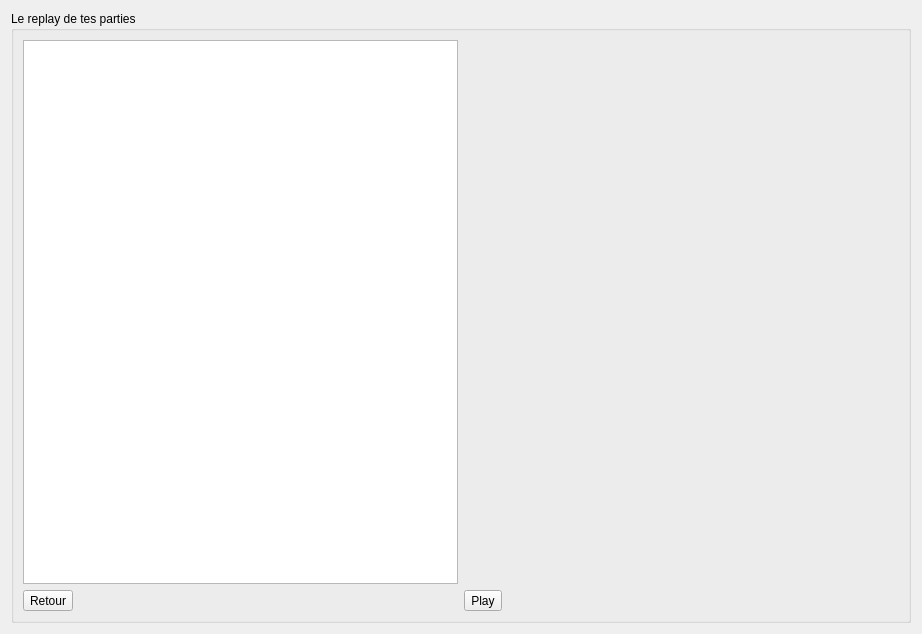
<?xml version="1.0" encoding="UTF-8"?>
<ui version="4.0">
 <class>ReplayWidget</class>
 <widget class="QWidget" name="ReplayWidget">
  <property name="geometry">
   <rect>
    <x>0</x>
    <y>0</y>
    <width>922</width>
    <height>634</height>
   </rect>
  </property>
  <property name="windowTitle">
   <string>Form</string>
  </property>
  <layout class="QHBoxLayout" name="horizontalLayout">
   <item>
    <widget class="QGroupBox" name="groupBox">
     <property name="title">
      <string>Le replay de tes parties</string>
     </property>
     <layout class="QHBoxLayout" name="horizontalLayout_2">
      <item>
       <layout class="QGridLayout" name="gridLayout_2">
        <item row="1" column="0">
         <widget class="QToolButton" name="Return_FromReplayToolButton">
          <property name="text">
           <string>Retour</string>
          </property>
          <property name="icon">
           <iconset resource="../images_widget.qrc">
            <normaloff>:/icons/UI/Resources/left-arrow.png</normaloff>:/icons/UI/Resources/left-arrow.png</iconset>
          </property>
          <property name="iconSize">
           <size>
            <width>24</width>
            <height>24</height>
           </size>
          </property>
          <property name="toolButtonStyle">
           <enum>Qt::ToolButtonTextBesideIcon</enum>
          </property>
         </widget>
        </item>
        <item row="0" column="0">
         <widget class="QListWidget" name="ReplayListWidget"/>
        </item>
        <item row="0" column="1">
         <spacer name="horizontalSpacer">
          <property name="orientation">
           <enum>Qt::Horizontal</enum>
          </property>
          <property name="sizeHint" stdset="0">
           <size>
            <width>40</width>
            <height>20</height>
           </size>
          </property>
         </spacer>
        </item>
        <item row="1" column="1">
         <widget class="QToolButton" name="Play_ReplayToolButton">
          <property name="text">
           <string>Play</string>
          </property>
          <property name="icon">
           <iconset resource="../images_widget.qrc">
            <normaloff>:/icons/UI/Resources/icons8-play-64.png</normaloff>:/icons/UI/Resources/icons8-play-64.png</iconset>
          </property>
          <property name="iconSize">
           <size>
            <width>24</width>
            <height>24</height>
           </size>
          </property>
          <property name="toolButtonStyle">
           <enum>Qt::ToolButtonTextBesideIcon</enum>
          </property>
         </widget>
        </item>
       </layout>
      </item>
     </layout>
    </widget>
   </item>
  </layout>
 </widget>
 <resources>
  <include location="../images_widget.qrc"/>
 </resources>
 <connections/>
</ui>
